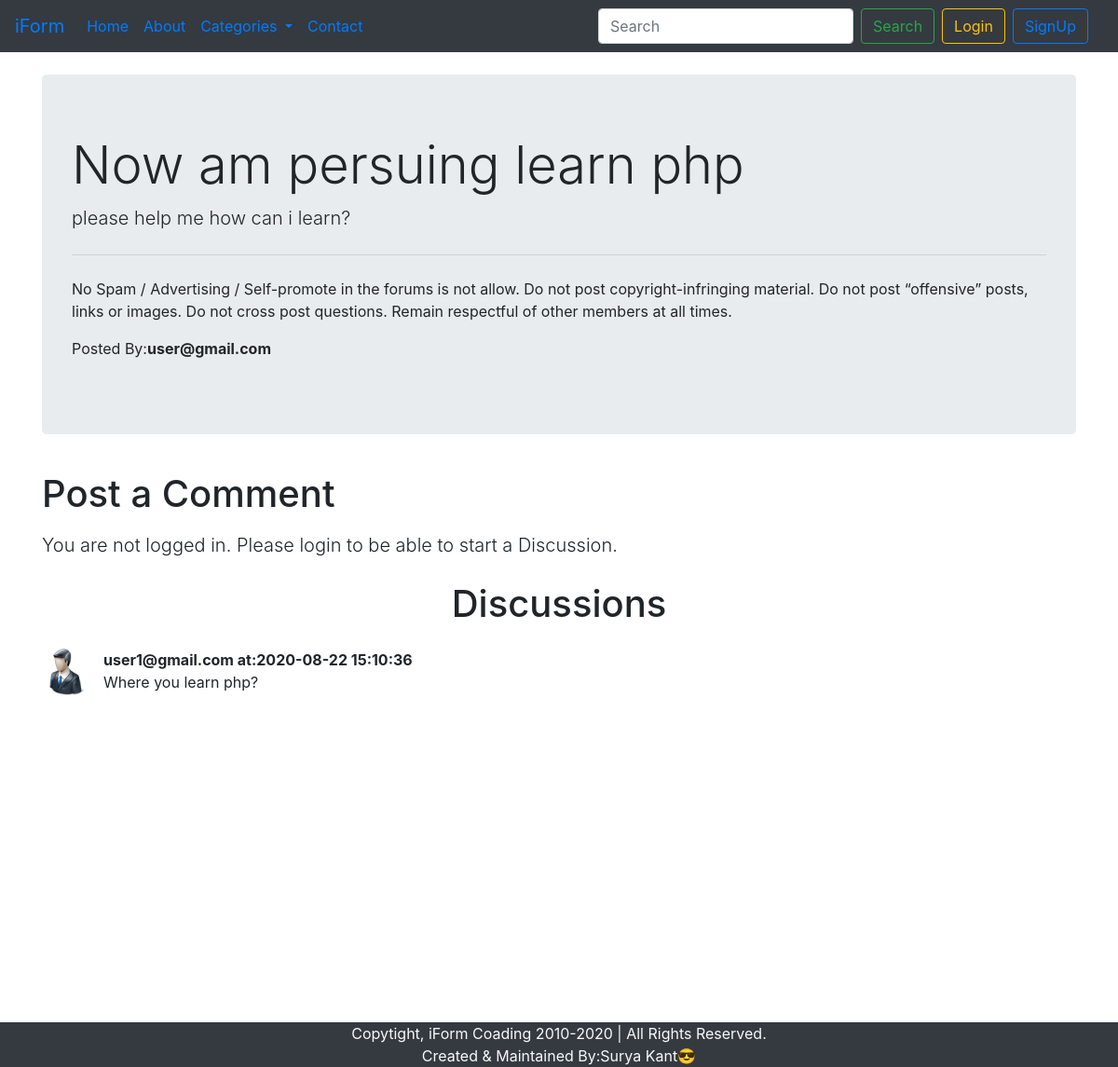
Page /thread.php?threadid=2 on the committed database.
### tables this page shows
CREATE TABLE `tb_threads` (
  `t_id` int(7) NOT NULL,
  `t_title` varchar(255) NOT NULL,
  `t_desc` text NOT NULL,
  `t_cat_id` int(7) NOT NULL,
  `t_user_id` int(7) NOT NULL,
  `timestamp` datetime NOT NULL DEFAULT current_timestamp()
);

CREATE TABLE `tb_user` (
  `sno` int(8) NOT NULL,
  `user_email` varchar(30) NOT NULL,
  `user_pass` varchar(255) NOT NULL,
  `timestamp` datetime NOT NULL DEFAULT current_timestamp()
);

CREATE TABLE `tb_comments` (
  `com_id` int(8) NOT NULL,
  `com_content` text NOT NULL,
  `t_id` int(8) NOT NULL,
  `com_by` int(8) NOT NULL,
  `com_time` datetime NOT NULL DEFAULT current_timestamp()
);

### thread.php (the view, shortened to what this page needs)
<!doctype html>
<html lang="en">
      <head>
            <link rel="stylesheet" href="https://stackpath.bootstrapcdn.com/bootstrap/4.5.2/css/bootstrap.min.css"
>
      </head>
      <body>
            <?php include '.\sub-dir\_header.php'?>
            <?php
                        $id = $_GET['threadid'];
                        $sql = "SELECT * FROM tb_threads WHERE t_id=$id";
                        $result = mysqli_query($con,$sql) or die(mysqli_error($con));
                        while($row = mysqli_fetch_assoc($result)){
                              $title  = $row['t_title'];
                              $desc  = $row['t_desc'];
                              $t_user_id  = $row['t_user_id'];
                              $sql2 = "SELECT user_email from tb_user WHERE sno='$t_user_id'";
                              $result2 = mysqli_query($con,$sql2) or die(mysqli_error($con));
                              $row2 = mysqli_fetch_assoc($result2);
                              $posted_by = $row2['user_email'];
                        }
            ?>
            <div class="container my-4">
                  <div class="jumbotron">
                        <h1 class="display-4"> <?php echo $title;?> </h1>
                        <p class="lead"><?php echo $desc;?></p>
                        <hr class="my-4">
                        <p>No Spam / Advertising / Self-promote in the forums is not allow.
                        Do not post copyright-infringing material.
                        Do not post “offensive” posts, links or images.
                        Do not cross post questions.
                        Remain respectful of other members at all times.</p>
                        <p>Posted By:<b><?php echo $posted_by; ?></b></p>
                  </div>
            </div>
            <?php
                  if(isset($_SESSION['loggined']) && $_SESSION['loggined']=="true"){
                  echo '
                  <div class="container">
                  <h1 class="py-2 text-center">Post a Comment</h1>
                  <form action="'.$_SERVER['REQUEST_URI'].'" method="post">
                        <div class="form-group">
                              <label for="comment">Type your comment</label>
                              <textarea class="form-control" id="comment" name="comment" rows="3"></textarea>
                        </div>
                        <button type="submit" name="submit " class="btn btn-success">Post Comment</button>
                  </form>
            </div>';
                  }
                  else{
                        echo '<div class="container">
                                    <h1 class="py-2">Post a Comment</h1>
                                    <p class="lead">You are not logged in. Please login to be able to start a Discussion.</p>
                              </div>';
                  }
            ?>
            <div class="container mb-5" id="ques">
                  <h1 class="py-2 text-center">Discussions</h1>
                  <?php
                        $id = $_GET['threadid'];
                        $sql = "SELECT * FROM tb_comments WHERE t_id=$id";
                        $result = mysqli_query($con,$sql) or die(mysqli_error($con));
                        while($row = mysqli_fetch_assoc($result)){
                              $content  = $row['com_content'];
                              $time = $row['com_time'];
                              $t_user_id  = $row['com_by'];
                              $sql2 = "SELECT user_email from tb_user WHERE sno='$t_user_id'";
                              $result2 = mysqli_query($con,$sql2) or die(mysqli_error($con));
                              $row2 = mysqli_fetch_assoc($result2);
                              echo '
                                    <div class="media my-3">
                                          <img src=".\img\userdemo.png" width="50px" height="50px" class="mr-3" alt="...">
                                          <div class="media-body">
                                          <p class="font-weight-bold my-0">'.$row2['user_email'].' at:'.$time.'</p>
                                                '.$content.'
                                          </div>
                                    </div>';
                        }
                  ?>
            </div>
            <?php require '.\sub-dir\_footer.php'?>
      </body>
</html>

### thread.php (style rules this page uses)
#ques { min-height:433px; }

### rows in the picture
tb_threads: t_title "Now am persuing learn php", t_desc "please help me how can i learn?"
tb_user: user_email "user@gmail.com"
tb_comments: tb_user.user_email "user1@gmail.com", com_time "2020-08-22 15:10:36", com_content "Where you learn php?"
